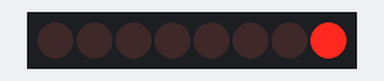
The sketch below on a simulated Arduino Uno, built with avr-gcc and run on an emulated ATmega328P. Parts: 8 shift-register outputs drawn as a row of LEDs (first output left, lit = HIGH). Wiring (inferred from the names in the program): shift register (74HC595): data pin 11; shift clock pin 12; latch pin 8. Wiring (inferred from the signals the program sends): row of LEDs: on Q0, Q1, Q2, Q3, Q4, Q5, Q6, Q7.

Above: at 0.05 s.
At 0.25 s:
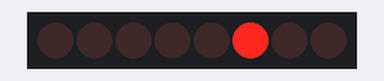
At 0.45 s:
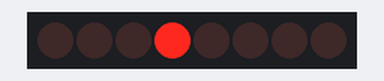
At 0.85 s:
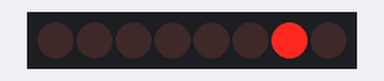
At 1.25 s:
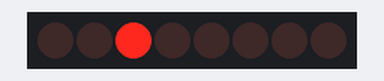
At 2.75 s:
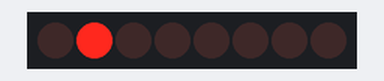
Timing chart, 0 to 3.0 s (numbered marks = the images above):
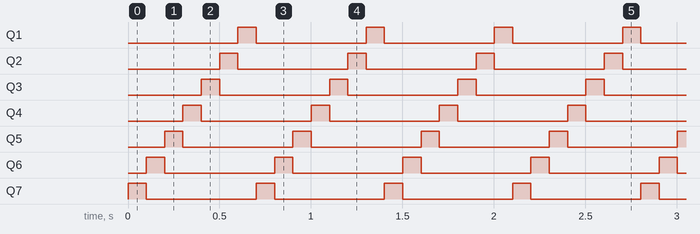

Measured:
- by itself, Q1–7: alternates HIGH for 0.10 s and LOW for 0.60 s
- by itself, everything shown: repeats every 0.70 s, in 7 steps

The sketch:

shiftout.ino
```cpp
int latchPin = 8; // 74HC595のST_CPへ
int clockPin = 12; // 74HC595のSH_CPへ
int dataPin = 11; // 74HC595のDSへ
void setup() {
    pinMode(latchPin, OUTPUT);
    pinMode(clockPin, OUTPUT);
    pinMode(dataPin, OUTPUT);
}


void loop() {
    // LED1からLED8までを順に光らせます
    for (int j = 0; j < 7; j++) { // 送信中のlatchPinはグランド(LOW)レベル
        digitalWrite(latchPin, LOW); // シフト演算を使って点灯するLEDを選択しています
        shiftOut(dataPin, clockPin, LSBFIRST, 1<<j); // 送信終了後latchPinをHIGHにする
        digitalWrite(latchPin, HIGH); delay(100);
    }
}
```
